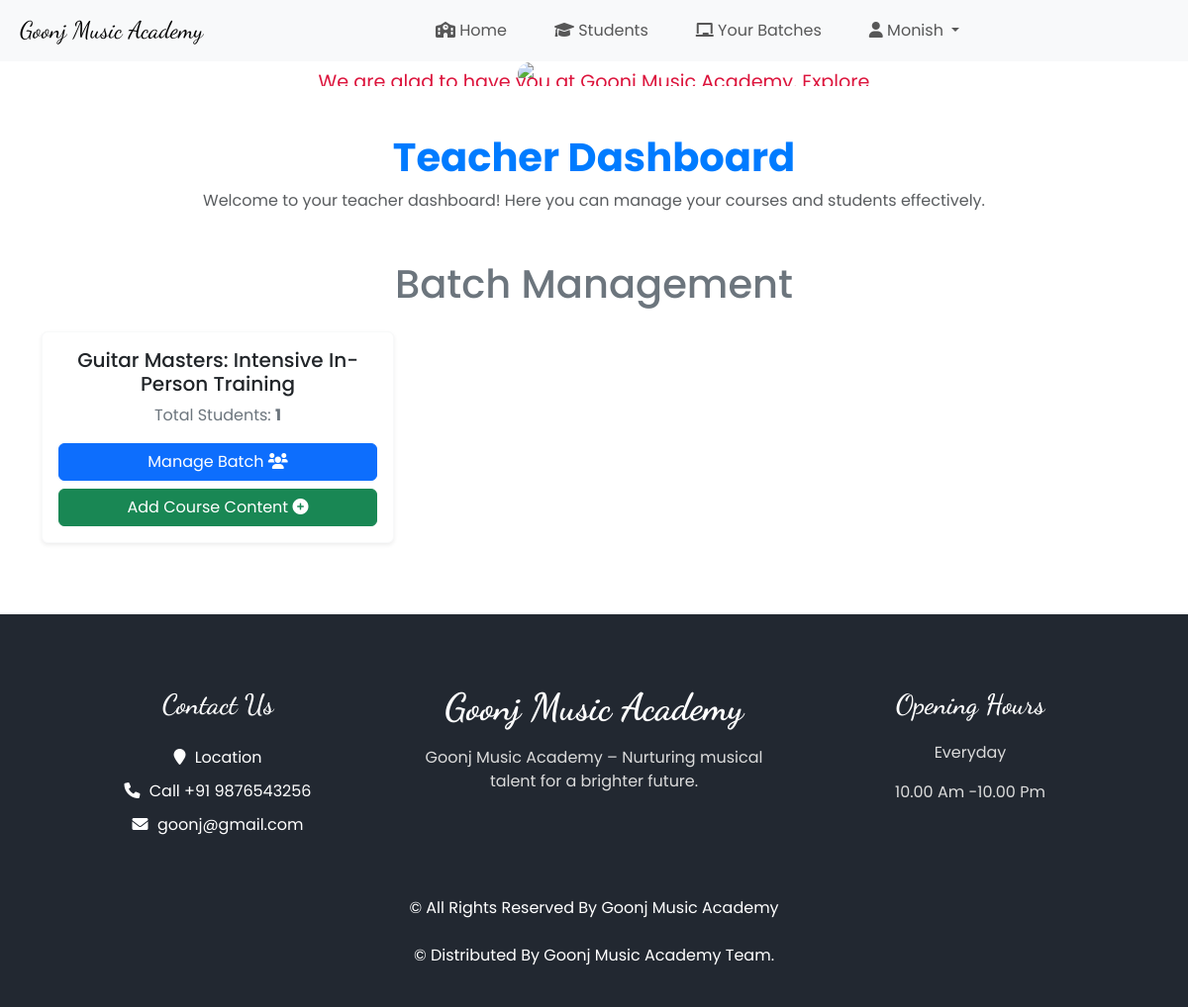
/teacher_index/ (signed in), run on the app's committed database.
### account/models.py (models this page shows, shortened)
class CustomUser(AbstractUser):
    contact = models.CharField(
        max_length=10,
        blank=True,
        null=True,
        validators=[RegexValidator(r'^\d{10}$', 'Enter a valid 10-digit contact number')],
    )
    profile_picture = models.ImageField(upload_to='profile_pics/', null=True, blank=True)

### product/models.py (models this page shows, shortened)
class Batch(models.Model):
    course = models.ForeignKey(OfflineCourse, on_delete=models.CASCADE)
    batch_code = models.CharField(max_length=50, unique=True)
    start_date = models.DateField()
    end_date = models.DateField()
    start_time = models.TimeField(default="09:00:00")  # New field for start time
    end_time = models.TimeField(default="17:00:00")    # New field for end time
    teacher = models.ForeignKey('account.Teacher', on_delete=models.SET_NULL, null=True)
    max_students = models.PositiveIntegerField(default=30)  # Maximum number of students
    current_students = models.PositiveIntegerField(default=0)  # Number of students enrolled

class OfflineCourse(models.Model):
    title = models.CharField(max_length=255)
    course_code = models.CharField(max_length=50, unique=True)
    description = RichTextField()
    category = models.ForeignKey(Category, on_delete=models.CASCADE)
    fees = models.DecimalField(max_digits=10, decimal_places=2)
    created_at = models.DateTimeField(default=timezone.now)  # Timestamp for creation
    updated_at = models.DateTimeField(auto_now=True)
    image = models.ImageField(upload_to='course_images/', blank=True, null=True)
    def __str__(self):
        return self.title

### account/views.py (the view)
# urls.py: path('teacher_index/', views.teacher_index, name='teacher_index'),
def teacher_index(request):
    if not request.user.is_authenticated:
        raise Http404("You must be logged in to access this page.")
    try:
        teacher = request.user.teacher
    except AttributeError:
        raise Http404("You do not have access to this page.")
    batches = (
        Batch.objects.filter(teacher=teacher)
        .annotate(active_students=Count('enrollment__id', filter=Q(enrollment__status='active')))
    )
    return render(request, 'teacher_index.html', {'batches': batches})

### templates/teacher_index.html (shortened to what this page needs)
{% extends "teacher_base.html" %}
{% load static %}
{% block content %}
    <div class="welcome-banner" style="position: relative; text-align: center; color: white;">
        <img src="{% static 'images/teacherwelcome.png' %}" alt="Welcome Banner" class="img-fluid">
        <div class="overlay-message">
            <p>We are glad to have you at Goonj Music Academy. Explore the dashboard for your courses and students!</p>
        </div>
    </div>
    <div class="container my-5">
        <h1 class="fw-bold text-primary text-center">Teacher Dashboard</h1>
        <p class="text-center text-muted">Welcome to your teacher dashboard! Here you can manage your courses and students effectively.</p>
        <h2 class="text-secondary mt-5 mb-4 text-center">Batch Management</h2>
        <div class="row">
            {% for batch in batches %}
            <div class="col-md-4 mb-4">
                <div class="card shadow-sm border-light rounded h-100">
                    <div class="card-body d-flex flex-column">
                        <h5 class="card-title text-dark">{{ batch.course }}</h5>
                        <p class="card-text text-secondary">Total Students: <strong>{{ batch.active_students }}</strong></p>
                        <a href="{% url 'batch_details' batch.id %}" class="btn btn-primary mt-auto w-100">Manage Batch <i class="fa-solid fa-users"></i></a>
                        <a href="{% url 'upload_course_content' batch.id %}" class="btn btn-success mt-2 w-100">Add Course Content <i class="fa-solid fa-plus-circle"></i></a>
                    </div>
                </div>
            </div>
            {% endfor %}
        </div>
    </div>
{% endblock content%}

### templates/teacher_base.html (shortened to what this page needs)
{% load static %}
<!DOCTYPE html>
<html lang="en">
<head>
  <link href="https://cdn.jsdelivr.net/npm/bootstrap@5.3.0-alpha1/dist/css/bootstrap.min.css" rel="stylesheet">
  <link href="https://cdnjs.cloudflare.com/ajax/libs/font-awesome/6.0.0-beta3/css/all.min.css" rel="stylesheet">
  <link href="https://cdn.jsdelivr.net/npm/bootstrap-icons/font/bootstrap-icons.css" rel="stylesheet">
  <link rel="stylesheet" href="{% static 'css/style.css' %}">
</head>
<body>
  {% block header %}
  <nav class="navbar navbar-expand-lg navbar-light bg-light sticky-top">
    <div class="container-fluid">
      <a class="navbar-brand ms-2" href="{% url 'teacher_index' %}">Goonj Music Academy</a>
      <div class="collapse navbar-collapse" id="navbarNav">
        <ul class="navbar-nav d-flex w-100 justify-content-center">
          <li class="nav-item mx-3">
            <a class="nav-link" href="{% url 'teacher_index' %}">
              <i class="fa-solid fa-school"></i> Home
            </a>
          </li>
          <li class="nav-item mx-3">
            <a class="nav-link" href="{% url 'view_enrolled_students' %}">
              <i class="fa-solid fa-graduation-cap"></i> Students
            </a>
          </li>
          <li class="nav-item mx-3">
            <a class="nav-link" href="{% url 'teacher_batches' %}">
              <i class="fa-solid fa-chalkboard"></i> Your Batches
            </a>
          </li>
          <li class="nav-item dropdown mx-3">
            {% if user.is_authenticated %}
            <a class="nav-link dropdown-toggle" href="#" id="userDropdown" role="button" data-bs-toggle="dropdown"
              aria-expanded="false">
              <i class="fas fa-user"></i> {{ user.first_name|capfirst }}
            </a>
            {% endif %}
          </li>
        </ul>
      </div>
    </div>
  </nav>
  {% endblock header %}
  {% block content %}
  {% endblock content %}
  {% block footer %}
  <footer class="footer_section">
    <div class="container">
      <div class="row">
        <div class="col-md-4 footer-col">
          <div class="footer_contact">
            <h4>
              Contact Us
            </h4>
            <div class="contact_link_box">
              <a href="">
                <i class="fa fa-map-marker" aria-hidden="true"></i>
                <span>
                  Location
                </span>
              </a>
              <a href="">
                <i class="fa fa-phone" aria-hidden="true"></i>
                <span>
                  Call +91 9876543256
                </span>
              </a>
              <a href="">
                <i class="fa fa-envelope" aria-hidden="true"></i>
                <span>
                  goonj@gmail.com
                </span>
              </a>
            </div>
          </div>
        </div>
        <div class="col-md-4 footer-col">
          <div class="footer_detail">
            <a href="" class="footer-logo">
              Goonj Music Academy
            </a>
            <p>
              Goonj Music Academy – Nurturing musical talent for a brighter future.
            </p>
          </div>
        </div>
        <div class="col-md-4 footer-col">
          <h4>
            Opening Hours
          </h4>
          <p>
            Everyday
          </p>
          <p>
            10.00 Am -10.00 Pm
          </p>
        </div>
      </div>
      <div class="footer-info">
        <p>
          &copy;  All Rights Reserved By
          <a href="https://html.design/">Goonj Music Academy</a><br><br>
          &copy;  Distributed By
          <a href="https://themewagon.com/" target="_blank">Goonj Music Academy Team.</a>
        </p>
      </div>
    </div>
  </footer>
  {% endblock footer %}
</body>
</html>

### static/css/style.css (style rules this page uses)
body { font-family: 'Poppins', sans-serif; }
.navbar-brand, .carousel-caption h3, .carousel-caption p, .carousel-caption .btn { font-family: 'Dancing Script', cursive; font-size: 1.5rem; }
a { color: inherit; text-decoration: none; }
.card-body { text-align: center; }
.text-primary { color: #007bff !important; }
.text-muted { color: #6c757d; }
.img-fluid { transition: transform 0.3s ease; border-radius: 15px; }
h2 { font-size: 2.5rem; }
.footer_section { background-color: #222831; color: #ffffff; padding: 75px 0 40px 0; text-align: center; }
.footer_section h4 { font-size: 28px; }
.footer_section h4, .footer_section .footer-logo { font-weight: 600; margin-bottom: 20px; font-family: 'Dancing Script', cursive; }
.footer_section p { color: #dbdbdb; }
.footer_section .footer-col { margin-bottom: 30px; }
.footer_section .footer_contact .contact_link_box { display: -webkit-box; display: -ms-flexbox; display: flex; -webkit-box-orient: vertical; -webkit-box-direction: normal; -ms-flex-direction: column; flex-direction: column; }
.footer_section .footer_contact .contact_link_box a { margin: 5px 0; color: #ffffff; }
.footer_section .footer_contact .contact_link_box a i { margin-right: 5px; }
.footer_section .footer-logo { display: block; font-weight: bold; font-size: 38px; line-height: 1; color: #ffffff; }
.footer_section .footer-info { text-align: center; margin-top: 25px; }
.footer_section .footer-info p { color: #ffffff; margin: 0; }
.footer_section .footer-info p a { color: inherit; }

### data on the page
CustomUser: first_name "Monish"
Batch: course "Guitar Masters: Intensive In-Person Training", active_students "1"
